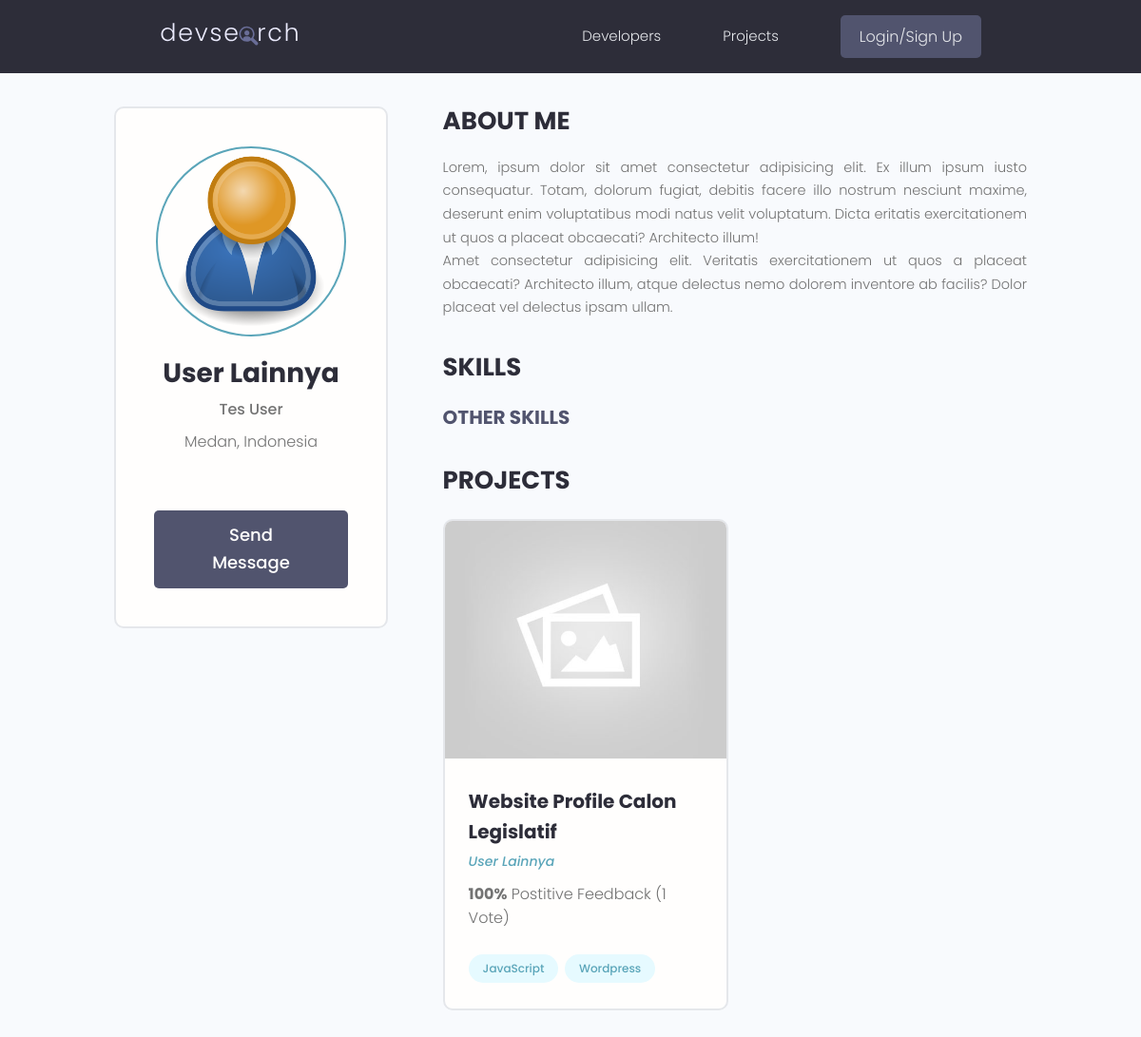
The page /profile/7b5f6dcb-ee92-4521-8a2f-083c72ab9d72 on the database as committed earlier.
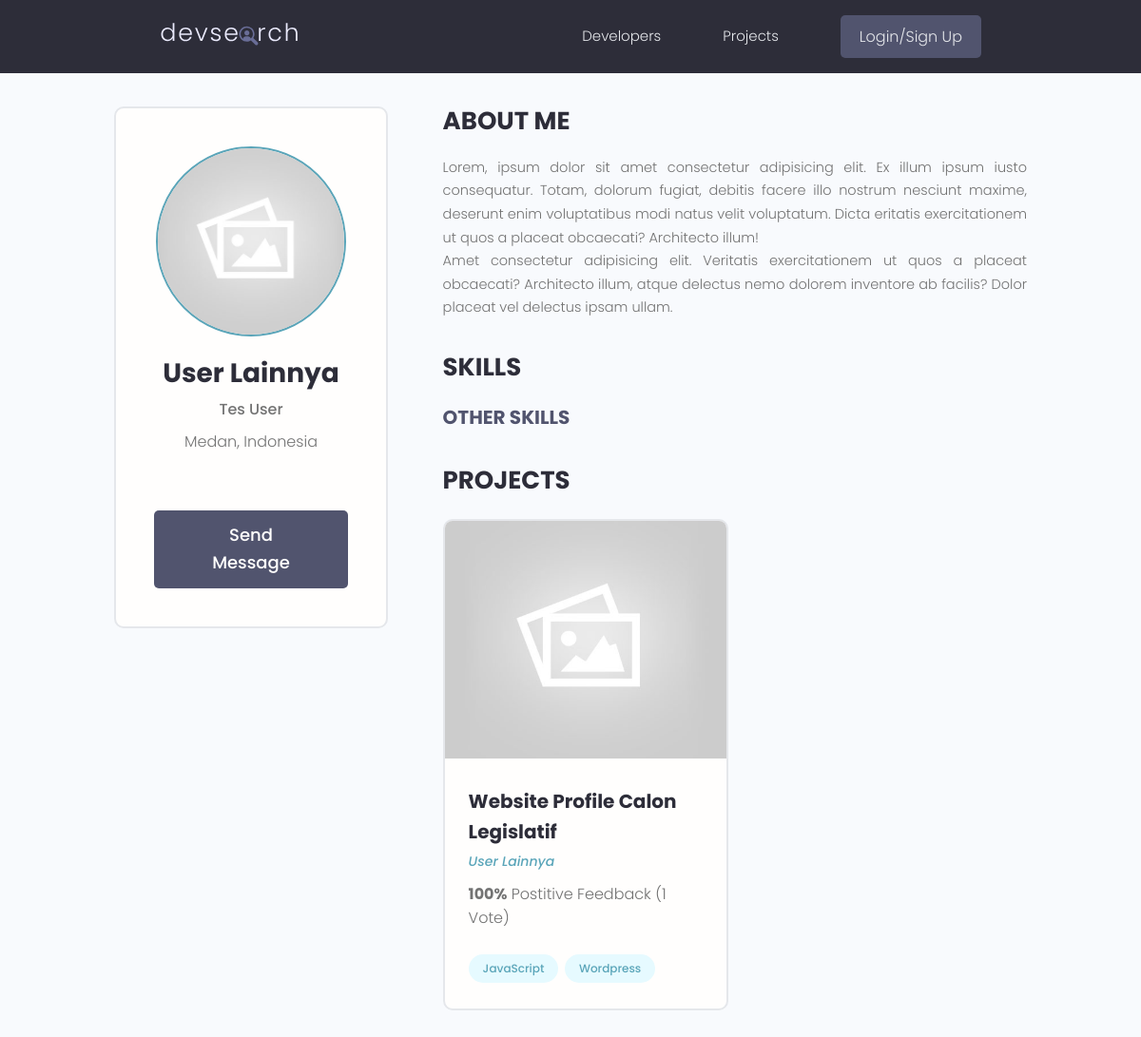
The same page on the database as committed later.
### users/models.py (models this page shows, shortened)
class Profile(models.Model):
    user = models.OneToOneField(User, on_delete=models.CASCADE, null=True, blank=True)
    name = models.CharField(max_length=200, null=True, blank=True)
    email = models.EmailField(max_length=254, null=True, blank=True)
    username = models.CharField(max_length=200, null=True, blank=True)
    locations = models.CharField(max_length=200, null=True, blank=True)
    short_intro = models.CharField(max_length=200, null=True, blank=True)
    bio = models.TextField(null=True, blank=True)
    profile_image = models.ImageField(null=True, blank=True, upload_to='profiles/', default='profiles/user-default.png')
    social_github = models.CharField(max_length=200, null=True, blank=True)
    social_linkedin = models.CharField(max_length=200, null=True, blank=True)
    social_website = models.CharField(max_length=200, null=True, blank=True)
    created = models.DateTimeField(auto_now_add=True)
    id = models.UUIDField(default=uuid.uuid4, unique=True, primary_key=True, editable=False)
    class Meta:
        ordering = ['created']

### users/views.py (the view)
# urls.py: path('profile/<str:pk>', views.Userprofile, name='user-profile'),
def Userprofile(request, pk):
    profile = Profile.objects.get(id=str(pk))
    topSkills = profile.skill_set.exclude(description__exact='')
    allSkills = profile.skill_set.filter(description='')
    context = {
        'profile': profile,
        'topSkills': topSkills,
        'allSkills': allSkills,
    }
    return render(request, 'users/user-profile.html', context)

### projects/models.py (called while the page is built)
    def __str__(self):
        return self.name

### users/templates/users/user-profile.html (shortened to what this page needs)
{% extends "main.html" %}
{% load static %}
{% block content %}
<main class="profile my-md">
    <div class="container">
      <div class="layout">
        <div class="column column--1of3">
          <div class="card text-center">
            <div class="card__body dev">
              {% if profile.profile_image %}
                  <img class="avatar avatar--xl" src="{{profile.profile_image.url}}" alt="{{profile.name}}" />
                  {% else %}
                  <img class="avatar avatar--xl" src="{% static "images/default.jpg" %}" alt="{{profile.name}}" />
              {% endif %}
              <h2 class="dev__name">{{profile.name}}</h2>
              <p class="dev__title">{{profile.short_intro}}</p>
              <p class="dev__location">{{profile.locations}}</p>
              {% if request.user.profile.id != profile.id %}
              <a href="{% url 'send-message' profile.id %}" class="btn btn--sub btn--lg">Send Message </a>
              {% endif %}
            </div>
          </div>
        </div>
        <div class="column column--2of3">
          <div class="devInfo">
            <h3 class="devInfo__title">About Me</h3>
            <p class="devInfo__about">
              Lorem, ipsum dolor sit amet consectetur adipisicing elit. Ex illum ipsum iusto consequatur. Totam,
              dolorum fugiat, debitis facere illo nostrum nesciunt maxime, deserunt enim voluptatibus modi natus velit
              voluptatum. Dicta eritatis exercitationem ut quos a placeat obcaecati? Architecto illum!
              <br />
              Amet consectetur adipisicing elit. Veritatis exercitationem ut quos a placeat obcaecati? Architecto
              illum, atque delectus nemo dolorem inventore ab facilis? Dolor placeat vel delectus ipsam ullam.
            </p>
          </div>
          <div class="devInfo">
            <h3 class="devInfo__title">Skills</h3>
            <div class="devInfo__skills">
              <h3 class="devInfo__subtitle">Other Skills</h3>
            </div>
          </div>
          <div class="devInfo">
            <h3 class="devInfo__title">Projects</h3>
            <div class="grid grid--two">
                {% for project in profile.project_set.all %}
                <div class="column">
                  <div class="card project">
                    <a href="{% url 'project' project.id %}" class="project">
                      <img class="project__thumbnail" src="{{project.featured_img.url}}" alt="project thumbnail" />
                      <div class="card__body">
                        <h3 class="project__title">{{project.title}}</h3>
                        <p><a class="project__author" href="{% url 'user-profile' project.owner.id %}">{{project.owner.name}}</a></p>
                        <p class="project--rating">
                          <span style="font-weight: bold;">{{ project.vote_ratio }}%</span> Postitive
                          Feedback ({{ project.vote_total }} Vote{{project.vote_total|pluralize:'s'}})
                        </p>
                        <div class="project__tags">
                            {% for tag in project.tags.all %}
                            <span class="tag tag--pill tag--main">
                                <small>{{tag}}</small>
                            </span>
                            {% endfor %}
                        </div>
                      </div>
                    </a>
                  </div>
                </div>
                {% endfor %}
            </div>
          </div>
        </div>
      </div>
    </div>
  </main>
{% endblock content %}

Rows that differ between the two databases and show on the page:
changed Profile "User Lainnya": profile_image: picture removed
